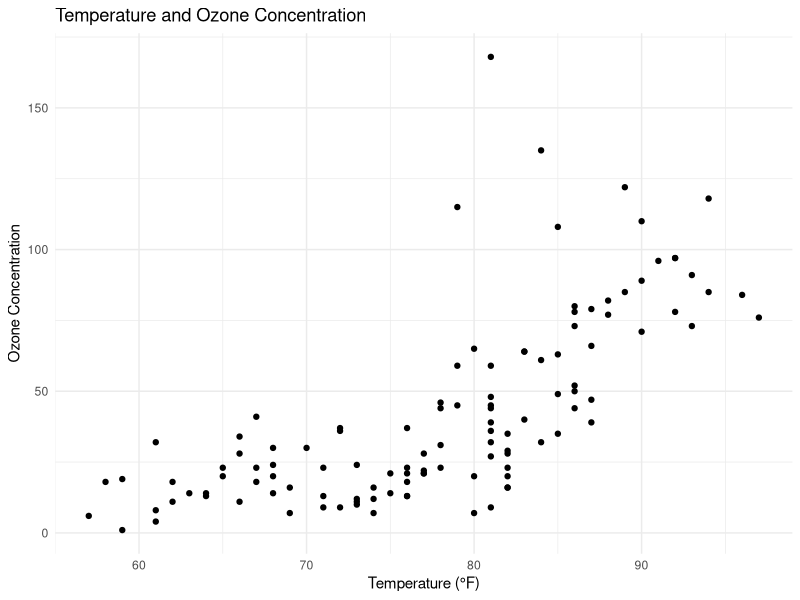
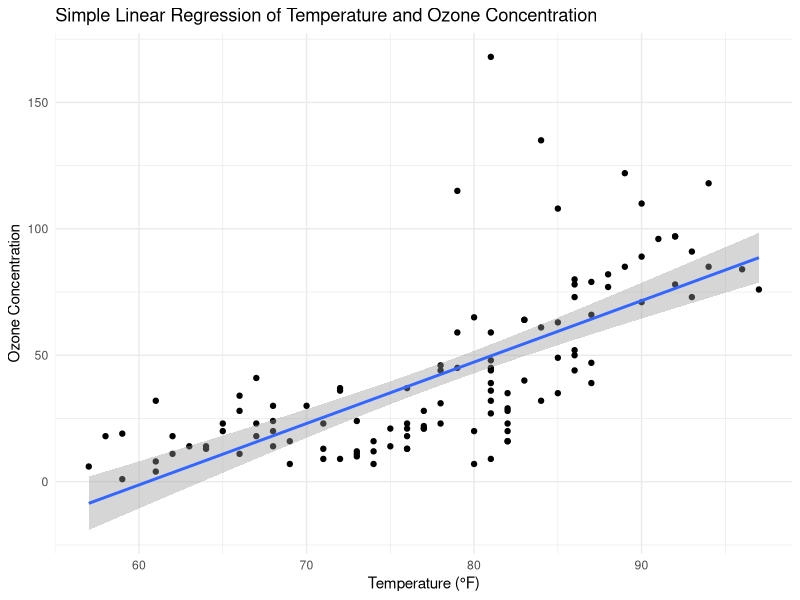
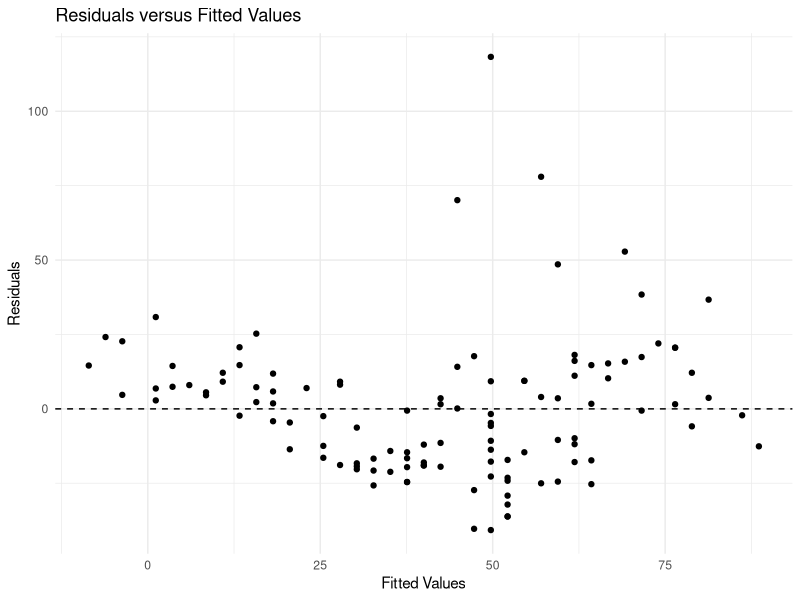
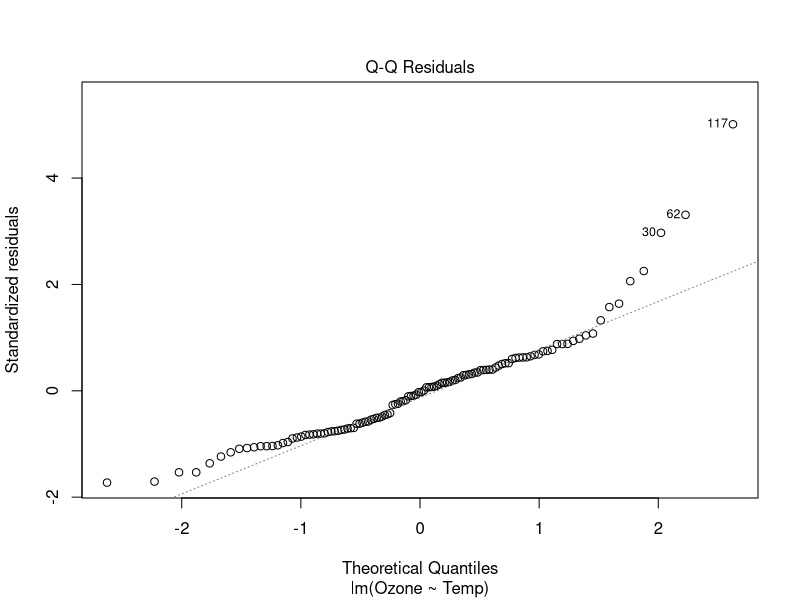

Reproduce these figures in R, in order.
## ---- chunk 1
data("airquality")
## ---- chunk 2
airquality <- na.omit(airquality[, c("Temp", "Ozone")])
## ---- chunk 3
head(airquality)
str(airquality)
## ---- chunk 4
library(ggplot2)

ggplot(airquality, aes(x = Temp, y = Ozone)) +
  geom_point() +
  labs(
    title = "Temperature and Ozone Concentration",
    x = "Temperature (°F)",
    y = "Ozone Concentration"
  ) +
  theme_minimal()
## ---- chunk 5
# Perform Pearson correlation
cor_pearson <- cor.test(
  airquality$Temp,
  airquality$Ozone,
  method = "pearson"
)

cor_pearson
## ---- chunk 6
model <- lm(Ozone ~ Temp, data = airquality)

airquality$fitted <- fitted(model)
airquality$residuals <- residuals(model)

model

summary(model)
## ---- chunk 7
ggplot(airquality, aes(x = Temp, y = Ozone)) +
  geom_point() +
  geom_smooth(method = "lm", se = TRUE) +
  labs(
    title = "Simple Linear Regression of Temperature and Ozone Concentration",
    x = "Temperature (°F)",
    y = "Ozone Concentration"
  ) +
  theme_minimal()
## ---- chunk 8
ggplot(airquality, aes(x = fitted, y = residuals)) +
  geom_point() +
  geom_hline(yintercept = 0, linetype = "dashed") +
  labs(
    title = "Residuals versus Fitted Values",
    x = "Fitted Values",
    y = "Residuals"
  ) +
  theme_minimal()
## ---- chunk 9
plot(model, which = 2) # Normal Q-Q plot
## ---- chunk 10
predict(model,
        newdata = data.frame(Temp = 80),
        interval = "prediction")
